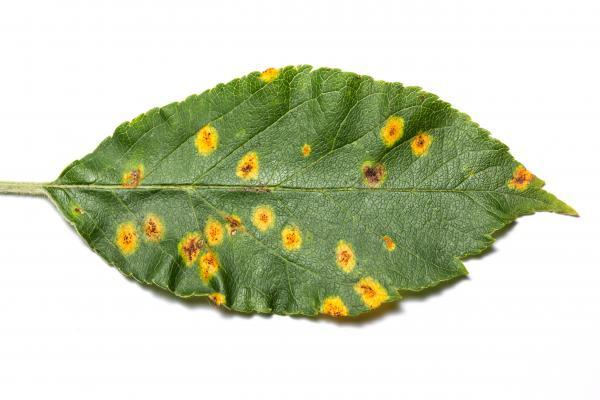
#> input picture infectedleaf2.jpg, 600 x 400 px
$ python resize.py
#> lines starting #> are read from the running program, lines starting #| are printed output that depends on the picture
import cv2

# Load an image
image = cv2.imread('infectedleaf2.jpg')
#> image is the input picture: shape (400, 600, 3); mean B, G, R 184.3, 210, 203.3
# Get the image dimension
h,w,c = image.shape
#> h = 400; w = 600; c = 3
print(h,"px", w, "px")
#| 400 px 600 px

# CASE 1 – Resize and Preserve Aspect Ratio
# Downscale the image using new  width and height
down_width = 300
down_height = 200
down_dimension = (down_width, down_height)
resized_down = cv2.resize(image, down_dimension, interpolation= cv2.INTER_LINEAR)
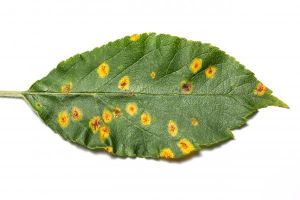
#> resized_down: shape (200, 300, 3); mean B, G, R 184.4, 210, 203.3

# Upscale the image using new width and height with percent of image size
scale_percent = 200
up_width = int(image.shape[1] * scale_percent / 100)
#> up_width = 1200
up_height = int(image.shape[0] * scale_percent / 100)
#> up_height = 800
up_dimension = (up_width, up_height)
#> up_dimension = (1200, 800)
resized_up = cv2.resize(image, up_dimension, interpolation= cv2.INTER_AREA)

# CASE 2 - Resize and Do not Preserve Aspect Ratio
# Resize only width
a_width = 700
a_height = image.shape[0]
#> a_height = 400
dim_width = (a_width, a_height)
#> dim_width = (700, 400)
# Resize only height
b_width = image.shape[1]
#> b_width = 600
b_height = 500
dim_height = (b_width, b_height)
#> dim_height = (600, 500)
resized_width = cv2.resize(image,dim_width, interpolation = cv2.INTER_NEAREST)
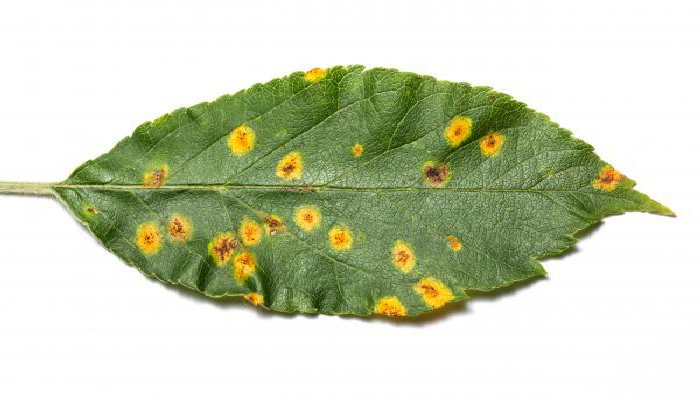
#> resized_width: shape (400, 700, 3); mean B, G, R 184.3, 210, 203.3
resized_height = cv2.resize(image,dim_height, interpolation = cv2.INTER_NEAREST)
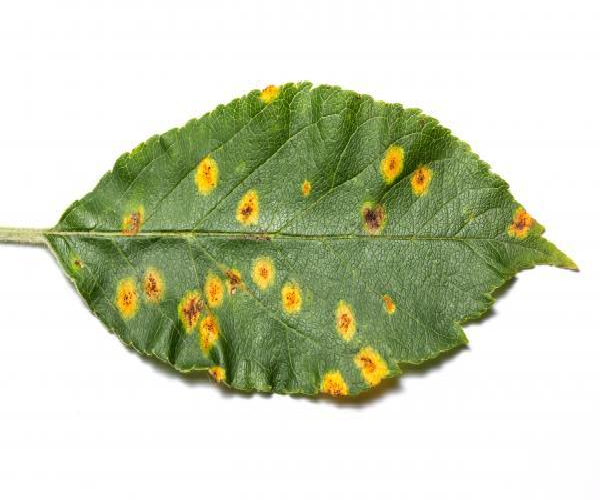
#> resized_height: shape (500, 600, 3); mean B, G, R 184.3, 210, 203.2

#Display the image
cv2.imshow('Original image', image)
cv2.imshow('Down resized image', resized_down)
cv2.imshow('Up resized image', resized_up)
cv2.imshow('Resized image only width', resized_width)
cv2.imshow('Resized image only height', resized_height)
cv2.waitKey(0)
cv2.destroyAllWindows()
